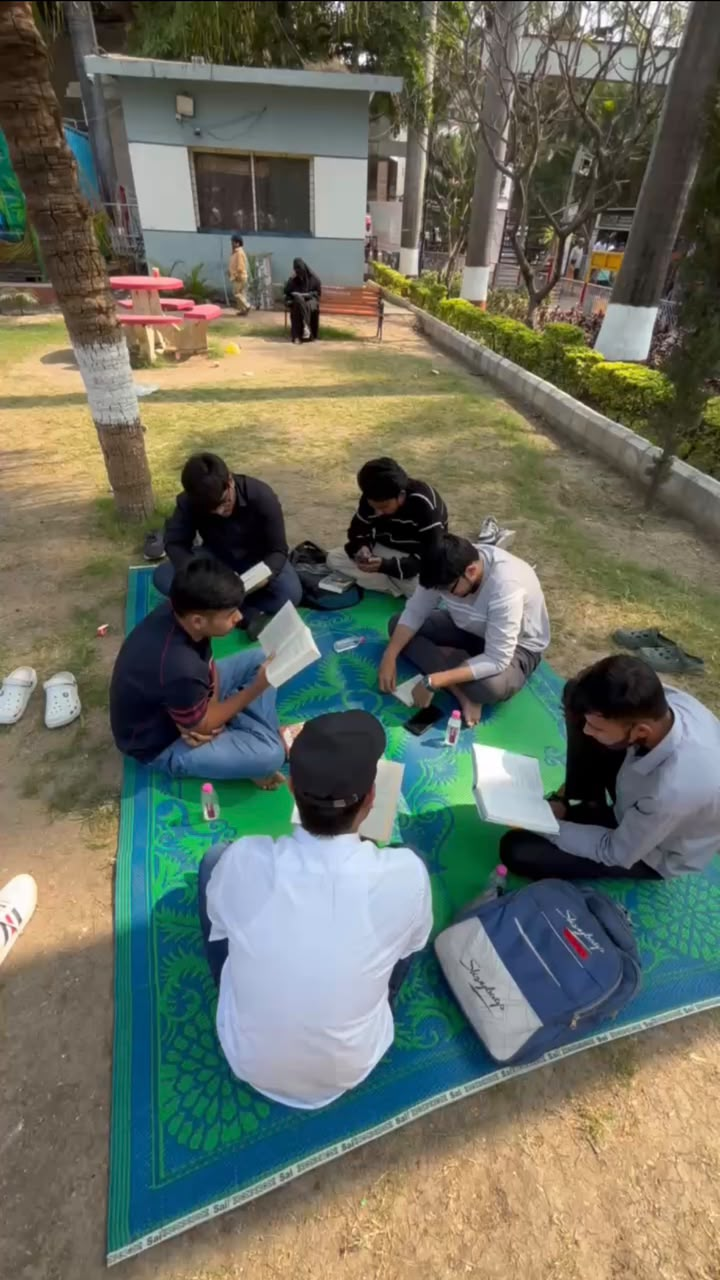
#> input picture img/WhatsApp Image 2026-11-05 at 6.45.08 PM (2).jpeg, 720 x 1280 px, found by its file name; its folder holds only this picture in this run
$ python inspect_raw_images.py   (older library calls are emulated)
#> lines starting #> are read from the running program, lines starting #| are printed output that depends on the picture
import os
import json
from PIL import Image
import cv2
import numpy as np

def estimate_noise_and_sharpness(img_path):
    try:
        # Read with cv2
        img = cv2.imread(img_path)
        if img is None:
            return 0.0, 0.0
        gray = cv2.cvtColor(img, cv2.COLOR_BGR2GRAY)
        # Laplacian variance for sharpness
        sharpness = cv2.Laplacian(gray, cv2.CV_64F).var()
        # Fast noise estimation via difference from median blur
        blurred = cv2.medianBlur(gray, 3)
        noise = np.std(gray.astype(np.float32) - blurred.astype(np.float32))
        return float(sharpness), float(noise)
    except Exception as e:
        return 0.0, 0.0

# Load existing processing-report.json if available
report_data = {}
if os.path.exists('public/images/processing-report.json'):
    with open('public/images/processing-report.json', 'r', encoding='utf-8') as f:
        data = json.load(f)
        for item in data.get('images', []):
            report_data[item['filename']] = item

img_dir = 'img'
files = sorted([f for f in os.listdir(img_dir) if os.path.isfile(os.path.join(img_dir, f)) and f.lower().endswith(('.jpg', '.jpeg', '.png', '.webp'))])

print(f'Total original images in img/: {len(files)}')

results = []
for i, f in enumerate(files):
    full_p = os.path.join(img_dir, f)
    sz = os.path.getsize(full_p)
    with Image.open(full_p) as im:
#> im is the input picture: PIL image 720x1280 RGB; mean R, G, B 106.3, 110.2, 97
        w, h = im.size
#> w = 720; h = 1280
        fmt = im.format
#> fmt = 'JPEG'
    sh, nse = estimate_noise_and_sharpness(full_p)
#> in estimate_noise_and_sharpness, `gray = cv2.cvtColor(img, cv2.COLOR_BGR2GRAY)`:
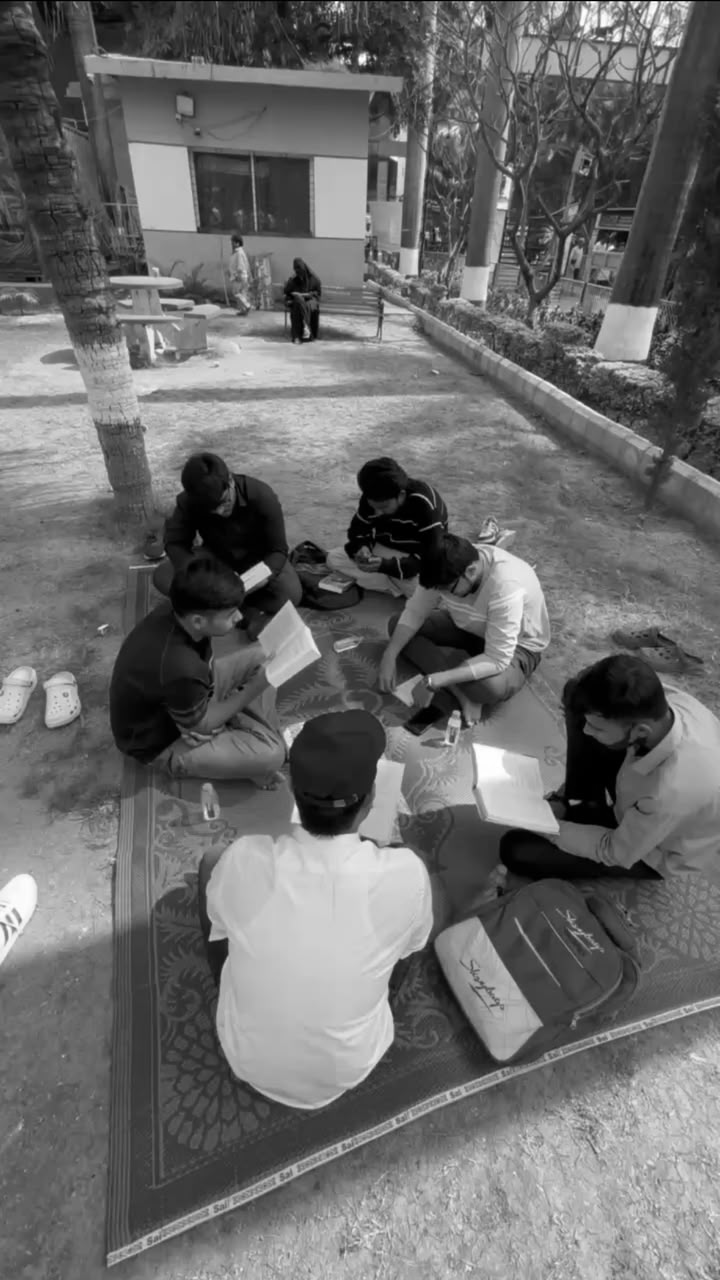
#> gray: shape (1280, 720); min 0, max 255, mean 107.5
#> in estimate_noise_and_sharpness, `sharpness = cv2.Laplacian(gray, cv2.CV_64F).var()`: sharpness = 192.5
#> in estimate_noise_and_sharpness, `noise = np.std(gray.astype(np.float32) - blurred.astype(np.float32))`: noise = 3.19
#> sh = 192.5; nse = 3.19
    prev = report_data.get(f, {})
    clean_name = prev.get('clean_name', f'roa-{i+1:03d}')
    category = prev.get('category', 'Community Moments')

    results.append({
        'index': i + 1,
        'filename': f,
        'clean_name': clean_name,
        'width': w,
        'height': h,
        'aspect_ratio': f'{w/h:.2f}',
        'size_kb': sz // 1024,
        'format': fmt,
        'sharpness': round(sh, 1),
        'noise': round(nse, 1),
        'category': category
    })

print(f'Parsed {len(results)} images. Sample:')
#| Parsed 1 images. Sample:
for r in results[:10]:
    print(f"[{r['index']:02d}] {r['clean_name']} | {r['width']}x{r['height']} ({r['aspect_ratio']}) | {r['size_kb']}KB | Sharpness: {r['sharpness']} | Noise: {r['noise']} | {r['category']}")
#> this loop made 1 pass
#| [01] roa-001 | 720x1280 (0.56) | 131KB | Sharpness: 192.5 | Noise: 3.2 | Community Moments

with open('scripts/parsed_raw_inventory.json', 'w', encoding='utf-8') as f:
    json.dump(results, f, indent=2)

$ run again, on img/WhatsApp Image 2026-11-05 at 6.45.09 PM (6).jpeg
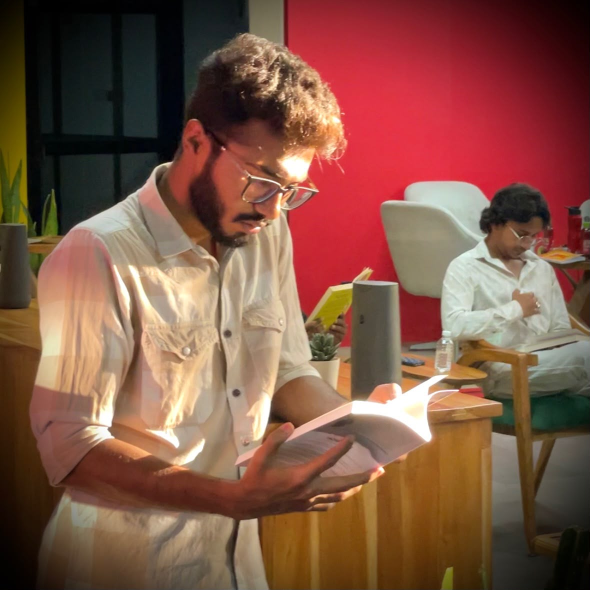
#> input picture img/WhatsApp Image 2026-11-05 at 6.45.09 PM (6).jpeg, 1179 x 1179 px, found by its file name (shown at 1/2 size)
#> im is the input picture: PIL image 1179x1179 RGB; mean R, G, B 128.1, 84.5, 68.3
#> in estimate_noise_and_sharpness, `gray = cv2.cvtColor(img, cv2.COLOR_BGR2GRAY)`:
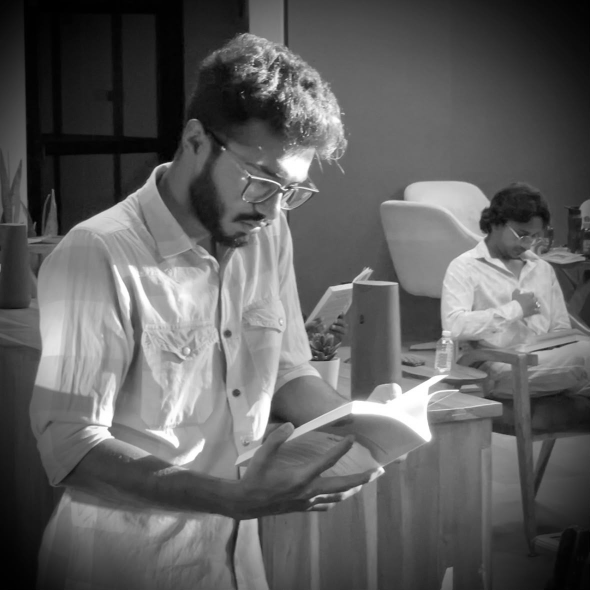
#> gray: shape (1179, 1179) (shown at 1/2 size); min 0, max 255, mean 95.7
#> sharpness = 33.43
#> noise = 1.2
#> sh = 33.43; nse = 1.2
#| Parsed 1 images. Sample:
#> the loop `for r in results[:10]:` made 1 pass
#| [01] roa-001 | 1179x1179 (1.00) | 114KB | Sharpness: 33.4 | Noise: 1.2 | Community Moments

$ run again, on img/WhatsApp Image 2026-11-05 at 6.45.09 PM (8).jpeg
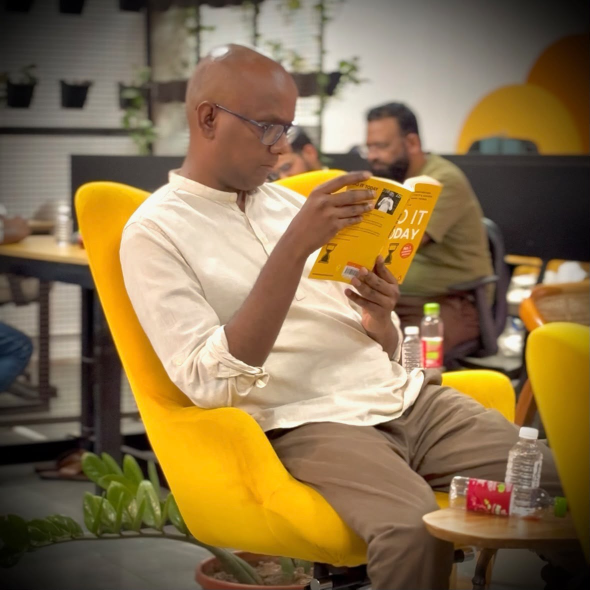
#> input picture img/WhatsApp Image 2026-11-05 at 6.45.09 PM (8).jpeg, 1179 x 1179 px, found by its file name (shown at 1/2 size)
#> im is the input picture: PIL image 1179x1179 RGB; mean R, G, B 137.5, 113.9, 77.2
#> in estimate_noise_and_sharpness, `gray = cv2.cvtColor(img, cv2.COLOR_BGR2GRAY)`:
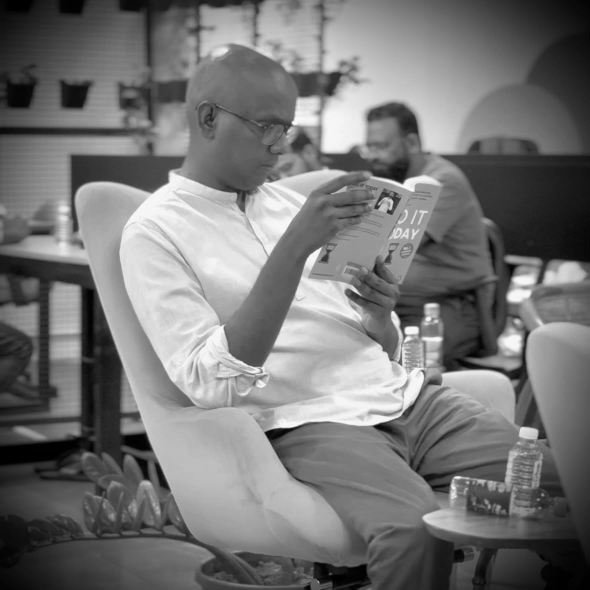
#> gray: shape (1179, 1179) (shown at 1/2 size); min 0, max 253, mean 116.8
#> sharpness = 28.79
#> noise = 1.05
#> sh = 28.79; nse = 1.05
#| Parsed 1 images. Sample:
#> the loop `for r in results[:10]:` made 1 pass
#| [01] roa-001 | 1179x1179 (1.00) | 118KB | Sharpness: 28.8 | Noise: 1.0 | Community Moments

$ run again, on img/WhatsApp Image 2026-11-05 at 6.45.10 PM (1).jpeg
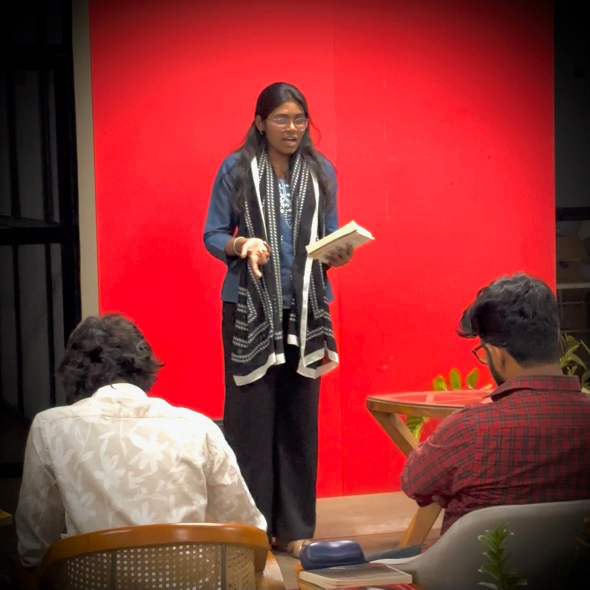
#> input picture img/WhatsApp Image 2026-11-05 at 6.45.10 PM (1).jpeg, 1179 x 1179 px, found by its file name (shown at 1/2 size)
#> im is the input picture: PIL image 1179x1179 RGB; mean R, G, B 147, 53.8, 54.5
#> in estimate_noise_and_sharpness, `gray = cv2.cvtColor(img, cv2.COLOR_BGR2GRAY)`:
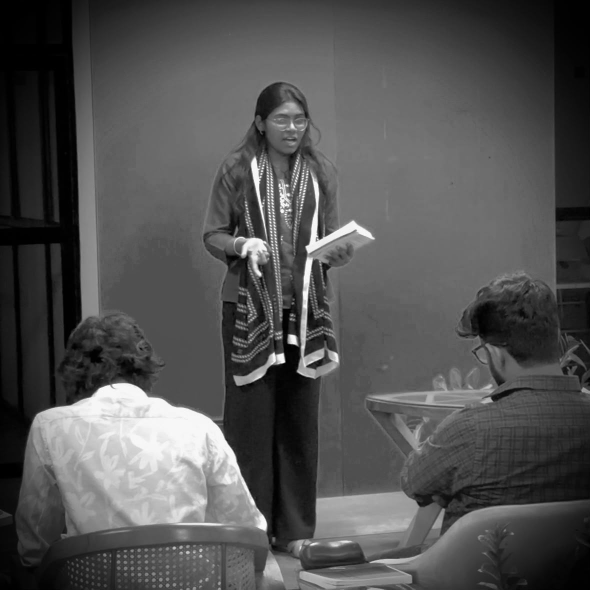
#> gray: shape (1179, 1179) (shown at 1/2 size); min 0, max 255, mean 81.7
#> sharpness = 58.21
#> noise = 1.72
#> sh = 58.21; nse = 1.72
#| Parsed 1 images. Sample:
#> the loop `for r in results[:10]:` made 1 pass
#| [01] roa-001 | 1179x1179 (1.00) | 111KB | Sharpness: 58.2 | Noise: 1.7 | Community Moments

$ run again, on img/WhatsApp Image 2026-11-05 at 6.45.08 PM (8).jpeg
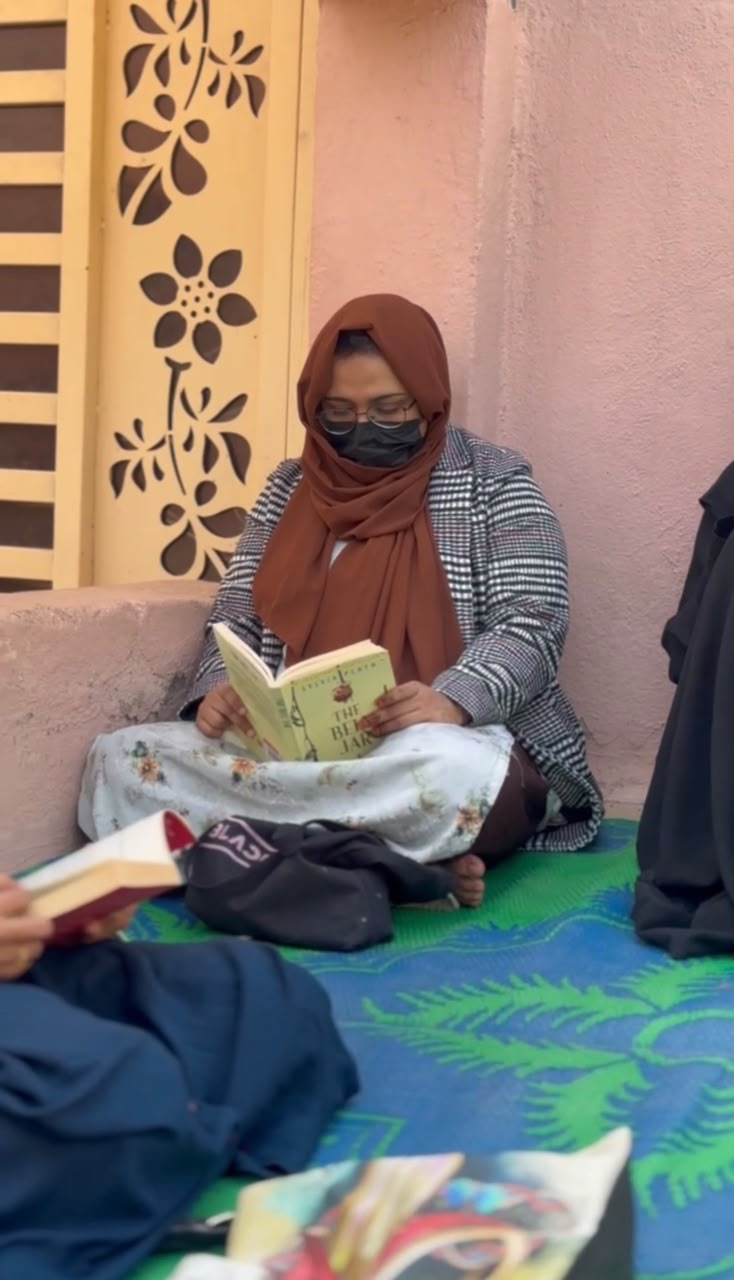
#> input picture img/WhatsApp Image 2026-11-05 at 6.45.08 PM (8).jpeg, 734 x 1280 px, found by its file name
#> im is the input picture: PIL image 734x1280 RGB; mean R, G, B 135.9, 123.7, 115.9
#> in estimate_noise_and_sharpness, `gray = cv2.cvtColor(img, cv2.COLOR_BGR2GRAY)`:
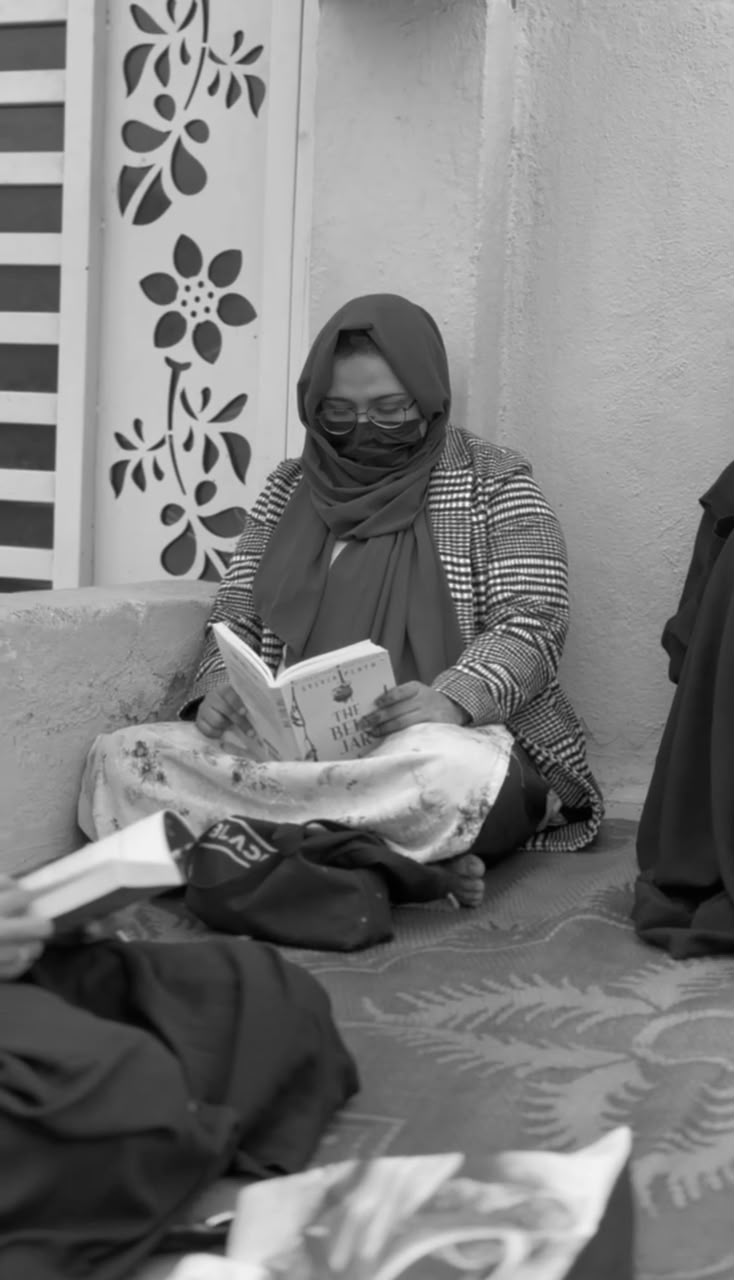
#> gray: shape (1280, 734); min 0, max 253, mean 126.5
#> sharpness = 93.39
#> noise = 2.4
#> sh = 93.39; nse = 2.4
#| Parsed 1 images. Sample:
#> the loop `for r in results[:10]:` made 1 pass
#| [01] roa-001 | 734x1280 (0.57) | 95KB | Sharpness: 93.4 | Noise: 2.4 | Community Moments
